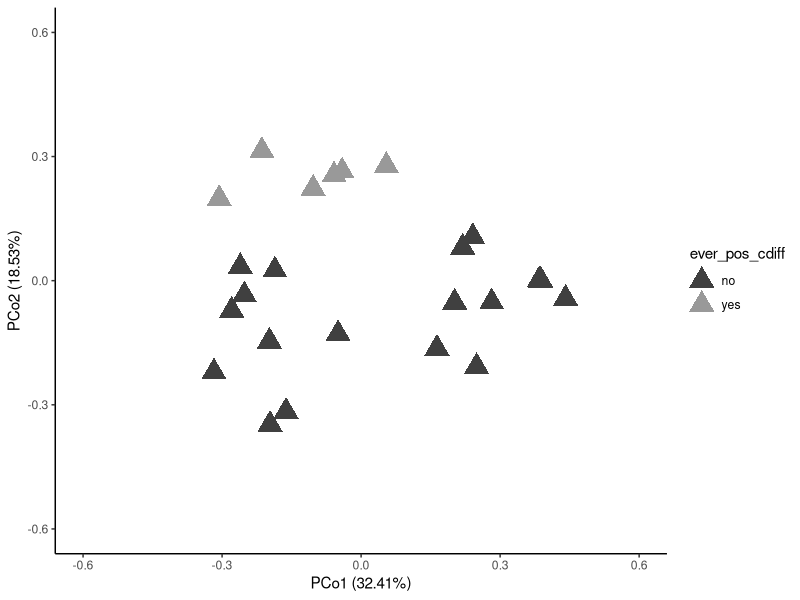
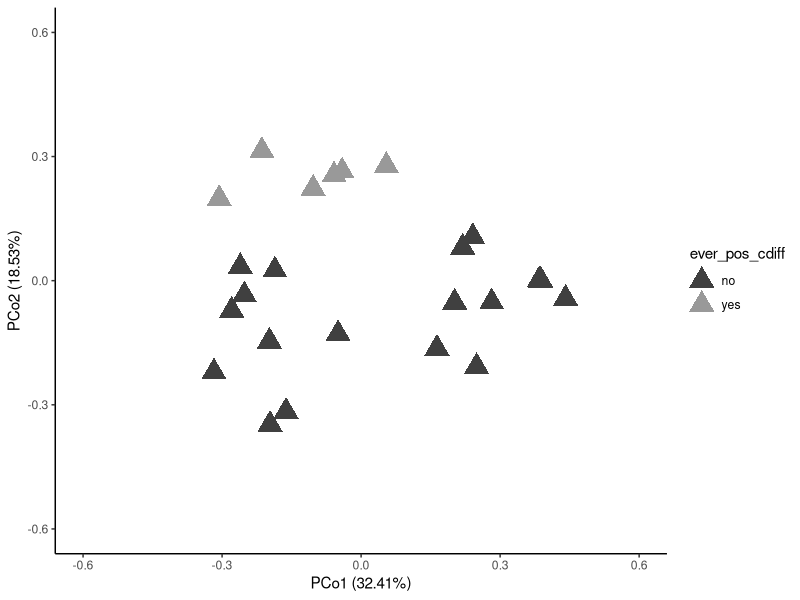

Generate these figures, in order, with R:
################################################################################
# INTRO 
# Code to generate PcoA plots of theta YC distances in FMT recipients  (Fig 4C)
# 12/21/21
#Madeline R Barron 
###############################################################################

# Goal: Generate PcoA plots of theta YC distances using 16S sequences from fecal samples collec†ed from donors on 
#d from recipients 7 days post-FM, colored based on whether become positive or negative for 
#C.difficile

##############################################################################
# (01) LIBRARIES
###############################################################################

library(tidyverse)

##############################################################################
# (02)READING AND JOINING DATA
###############################################################################

meta <- read.csv("data/antip40_exp1_exp2_exp3_fmt_metadata.csv")
d0_fmt <- read.csv("data/recipients_d0.thetayc.0.03.pcoa.axes.csv")
d0_fmt_meta <- inner_join(d0_fmt, meta)


##############################################################################
# (03) PLOTTING
###############################################################################

colors_2 <- c("no" = "#404040", 
            "yes" = "#999999")

d0_plot <- ggplot(d0_fmt_meta, aes(axis1, axis2, color  = ever_pos_cdiff)) +
  geom_point(size = 6, shape = 17) +
  scale_color_manual(values=colors_2)+
  xlim(-0.6, 0.6) +
  ylim(-0.6, 0.6)+
  labs(x = "PCo1 (32.41%)", y = "PCo2 (18.53%)") +
  theme_classic()

d0_plot

ggsave("results/fmt_d0.pdf", height = 5, width = 8, units = "in")
